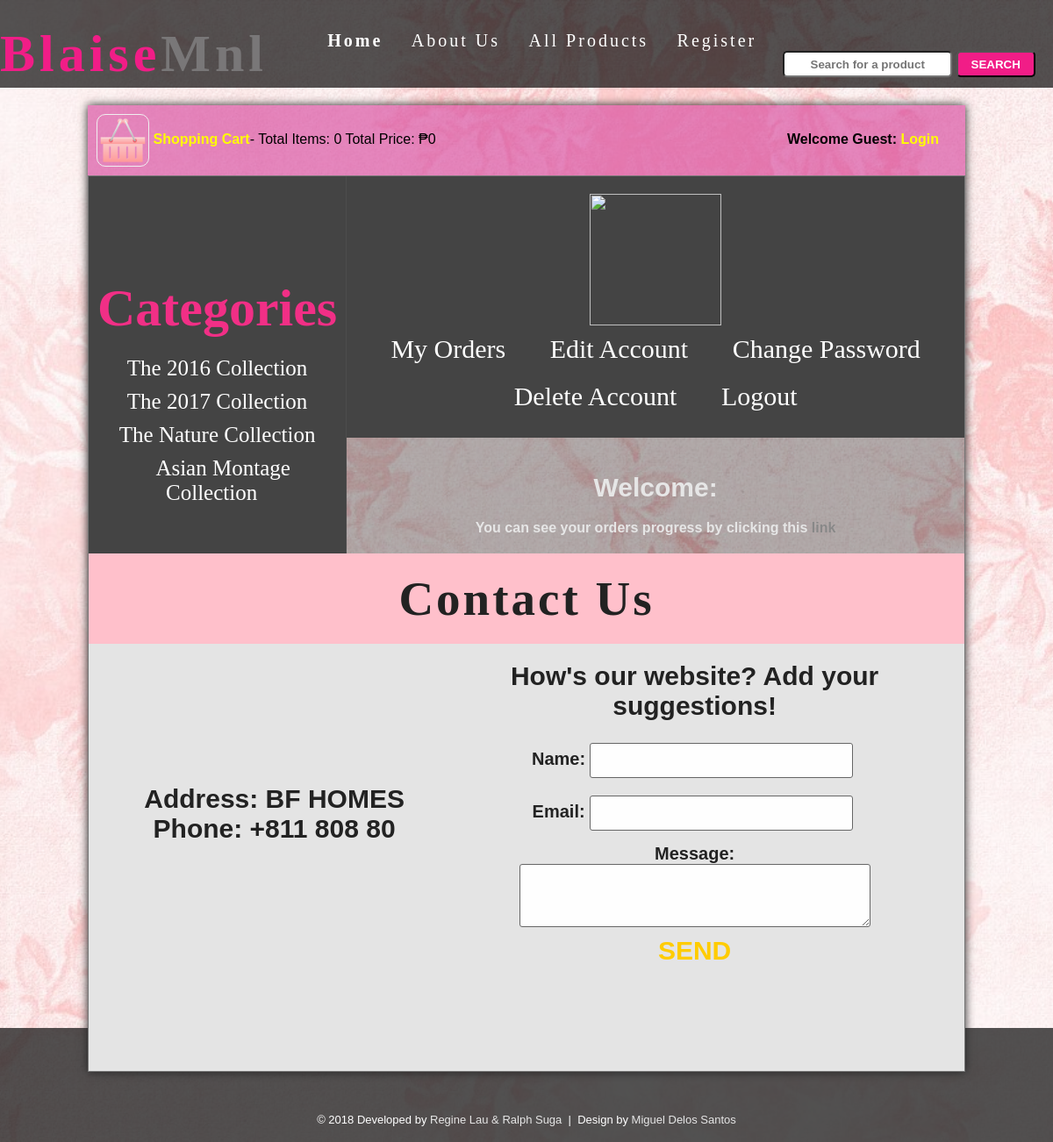
Page /my_account.php on the earlier database version.
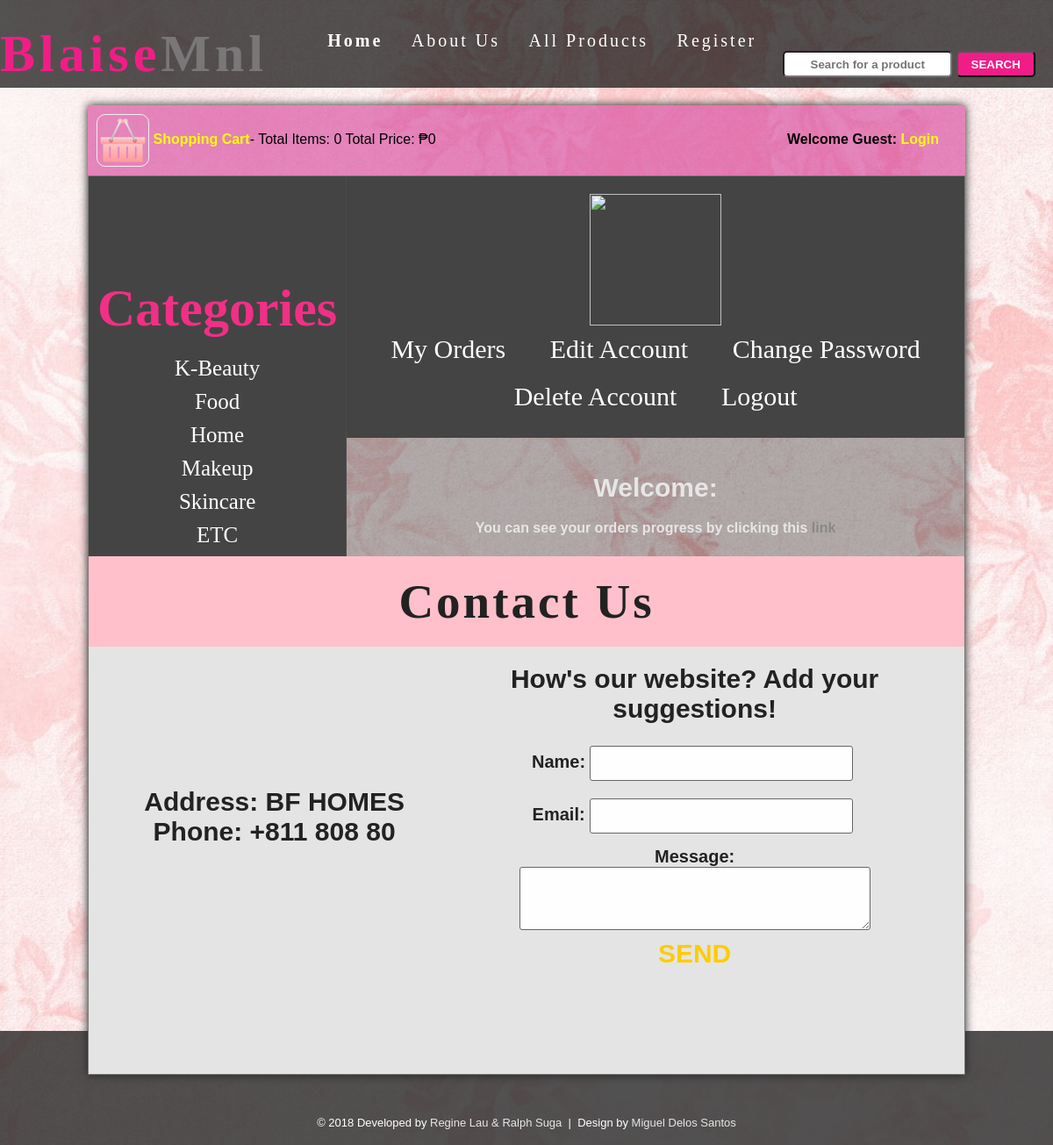
Same page on the later database version.
### tables this page shows
CREATE TABLE `categories` (
  `cat_id` int(100) NOT NULL,
  `cat_title` text NOT NULL
);

### functions/functions.php (the view, shortened to what this page needs)
<?php
$con = mysqli_connect(DBHOST,DBUSER,DBPASS,DBNAME);
function getIp() {
    $ip = $_SERVER['REMOTE_ADDR'];
    return $ip;
}
function total_items(){
	if(isset($_GET['add_cart'])){
		global $con;
		$ip = getIp();
		$get_items = "select * from cart where customer_id='$ip'";
		$run_items = mysqli_query($con, $get_items);
		$count_items = mysqli_num_rows($run_items);
	}
		else{
			global $con;
		$ip = getIp();
		$get_items = "select * from cart where customer_id='$ip'";
		$run_items = mysqli_query($con, $get_items);
		$count_items = mysqli_num_rows($run_items);
		}
		echo $count_items;
	}
function total_price(){
	$total = 0;
	echo "₱" . $total;
}
function getCats(){
	global $con;
	$get_cats = "select * FROM categories";
	$run_cats = mysqli_query($con,$get_cats);
	while($row_cats=mysqli_fetch_array($run_cats)){
		$cat_id = $row_cats['cat_id'];
		$cat_title = $row_cats['cat_title'];
	echo "<li><a href='all_products.php?cat=$cat_id'>$cat_title</a></li>";
	}
}
?>

Differences in the rows shown:
changed categories: cat_title "The 2016 Collection" → "K-Beauty"
changed categories: cat_title "The 2017 Collection" → "Food"
changed categories: cat_title "The Nature Collection" → "Home"
changed categories: cat_title "Asian Montage Collection" → "Makeup"
added categories: cat_title "Skincare"
added categories: cat_title "ETC"
